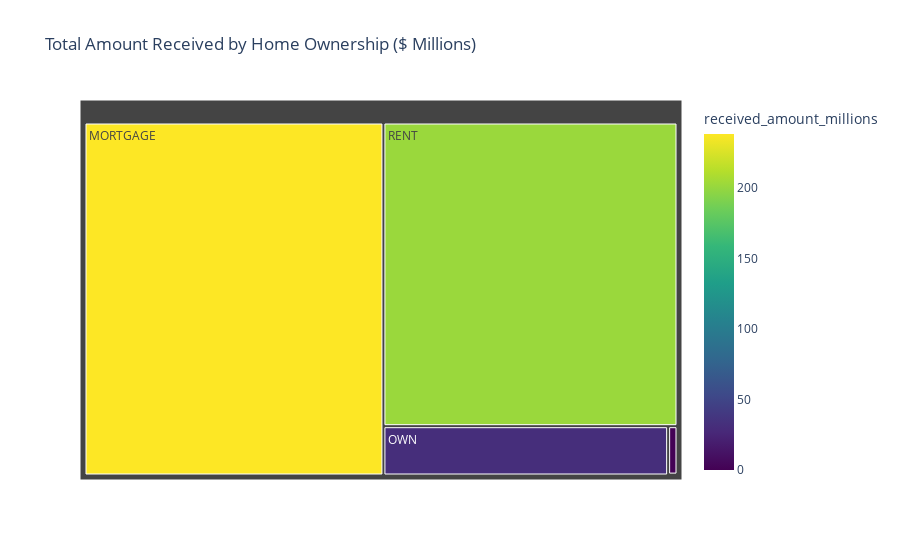

The notebook cell this image was saved under:
### Markdown cell above
### b. Home Ownership by Total Amount Received

### Code cell
home_funding = df.groupby('home_ownership')['total_payment'].sum().reset_index()
home_funding['received_amount_millions'] = home_funding['total_payment']/1000000

fig = px.treemap(
    home_funding,
    path=['home_ownership'],
    values='received_amount_millions',
    color='received_amount_millions',
    color_continuous_scale='Viridis',
    title='Total Amount Received by Home Ownership ($ Millions)',
    hover_data={'received_amount_millions': ':,.2f'}
)
fig.update_traces(
    hovertemplate='%{label}: $%{value:.2f}M<extra></extra>'
)

fig.show()

### Figure 1 — Plotly figure (JSON) as saved in the notebook; plotly's stock layout.template omitted (floating-point values rounded to 4 significant figures)
{"data": [{"branchvalues": "total", "customdata": [[238.5], [0.01905], [1.025], [31.73], [201.8]], "domain": {"x": [0, 1], "y": [0, 1]}, "hovertemplate": "%{label}: $%{value:.2f}M<extra></extra>", "ids": ["MORTGAGE", "NONE", "OTHER", "OWN", "RENT"], "labels": ["MORTGAGE", "NONE", "OTHER", "OWN", "RENT"], "marker": {"coloraxis": "coloraxis", "colors": [238.5, 0.01905, 1.025, 31.73, 201.8]}, "name": "", "parents": ["", "", "", "", ""], "type": "treemap", "values": [238.5, 0.01905, 1.025, 31.73, 201.8]}], "layout": {"autosize": true, "coloraxis": {"colorbar": {"title": {"text": "received_amount_millions"}}, "colorscale": [[0, "#440154"], [0.1111, "#482878"], [0.2222, "#3e4989"], [0.3333, "#31688e"], [0.4444, "#26828e"], [0.5556, "#1f9e89"], [0.6667, "#35b779"], [0.7778, "#6ece58"], [0.8889, "#b5de2b"], [1, "#fde725"]]}, "legend": {"tracegroupgap": 0}, "title": {"text": "Total Amount Received by Home Ownership ($ Millions)"}}}
